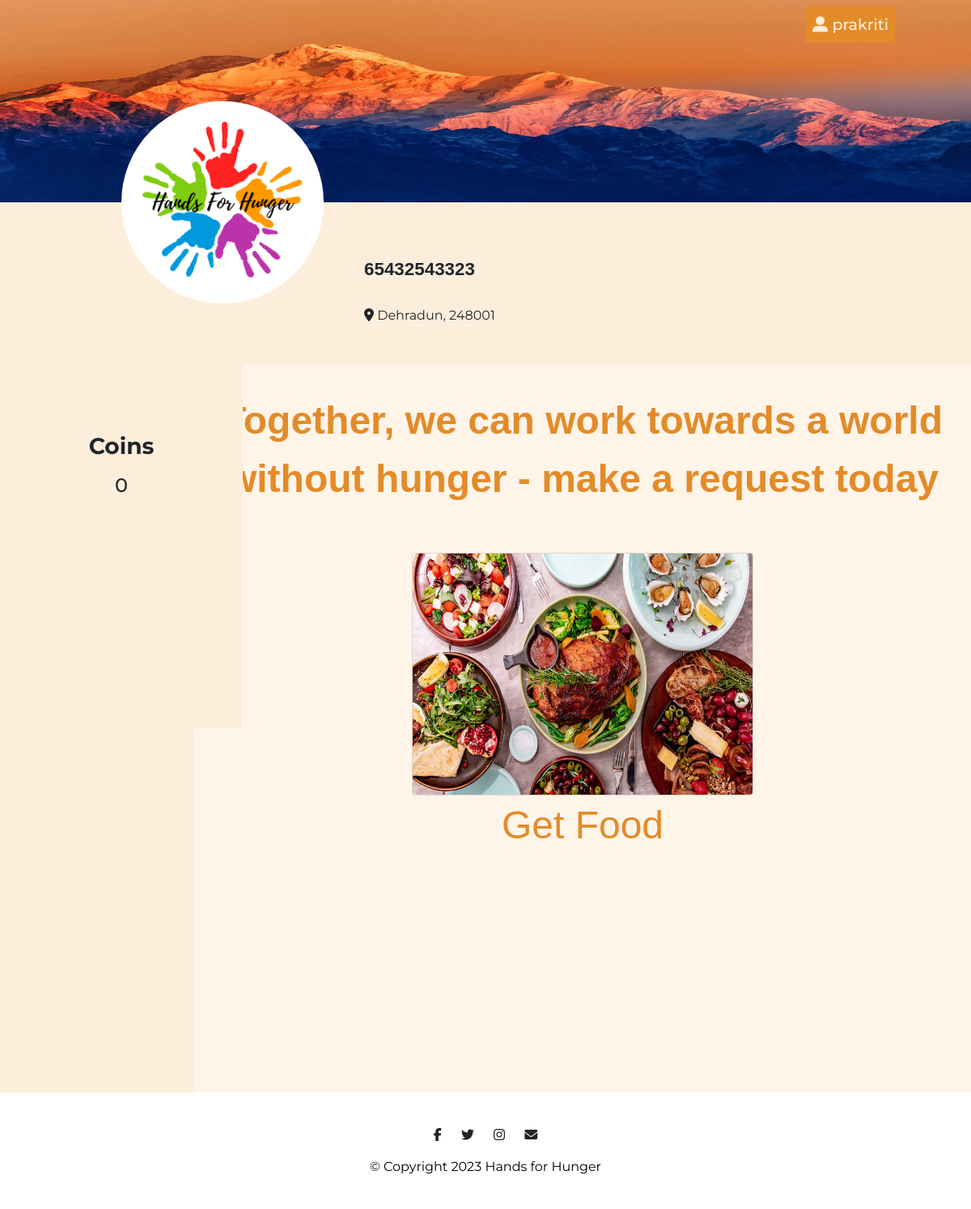
/ngo_home/ (signed in), run on an earlier commit of the app's database.
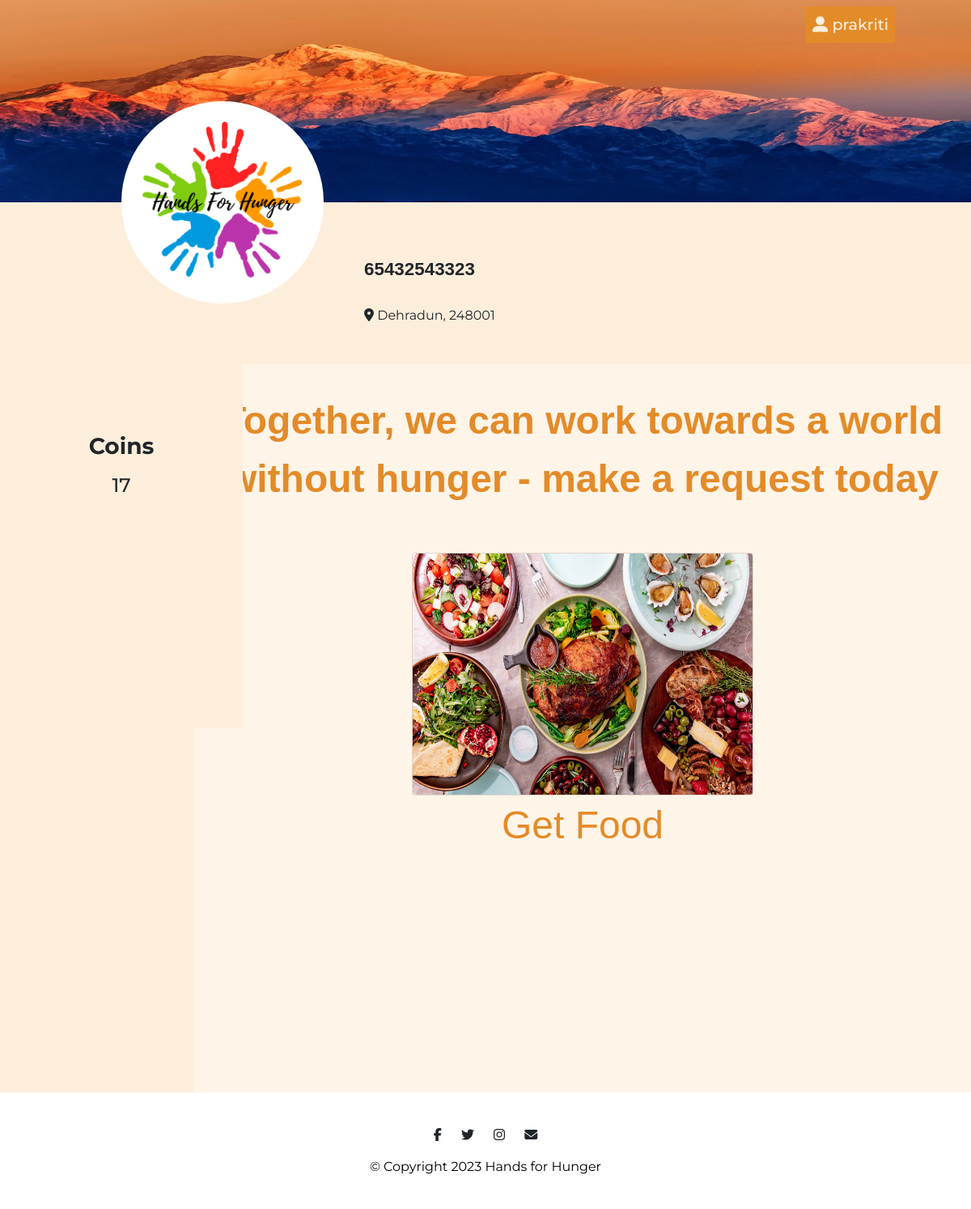
And on a later commit of the database.
### inventory/models.py (models this page shows, shortened)
class donor(AbstractUser):
    donor_name = models.CharField(max_length=255)
    email = models.EmailField(max_length=95)
    phone_no = models.IntegerField(default=123456789)
    points = models.PositiveBigIntegerField(default=0)
    longitude = models.DecimalField(decimal_places=10,max_digits=15,default=0.000)
    latitude = models.DecimalField(decimal_places=10,max_digits=15,default=0.000)
    pincode = models.ForeignKey(pincode, on_delete=models.CASCADE,null=True)
    is_ngo = models.BooleanField(default=False)
    groups = models.ManyToManyField(Group, related_name='donor_groups')
    user_permissions = models.ManyToManyField(
        Permission,
        related_name='donor_user_permissions',
    )
    objects = DonorManager()

class pincode(models.Model):
    code = models.IntegerField(default=248001)
    city = models.CharField(max_length=250,default="es")
    state= models.CharField(max_length=250,default="qw")

### auth1/views.py (the view)
# urls.py: path("ngo_home/", views.ngo_home.as_view(), name="ngo_home"),
class ngo_home(TemplateView):
    template_name = "n_h.html"
    def get_context_data(self, **kwargs):
        context = super().get_context_data(**kwargs)
        context["title"] = "HandsForHunger | Home"
        return context

### auth1/templates/n_h.html (shortened to what this page needs)
{% load static %}
<!DOCTYPE html>
<html>
<head>
  <link rel="stylesheet" href="https://cdn.jsdelivr.net/npm/bootstrap@4.6.2/dist/css/bootstrap.min.css">
  <link rel="stylesheet" href="{% static 'css/styles1.css' %}">
</head>
<body>
    <section id="title-img">
        <div class="title row row-2">
            <div class="parent col-lg-12">
                <div class="inside container-fluid">
                    <nav class="navbar navbar-expand-lg navbar-dark">
                      <div class="collapse navbar-collapse" id="navbarSupportedContent">
                          <ul class="navbar-nav ml-auto">
                              <li class="nav-item">
                                <div class="dropdown">
                                    <button class="nav-link dropbtn"><i class='fas fa-user-alt'></i> {{ user.username }}</button>
                                </div>
                              </li>
                          </ul>
                      </div>
                    </nav>
                  </div>
                <img class="image1 title-image" height="250px" src="\static/images\mountain.jpeg" alt="mountain-mockup">
                <img class="image2" id="pp" src="\static/images/Hands For Hunger.png" alt="Profile pic">
                <h3 class="prof">{{ user.phone_no}}</h3>
                <h4 class="addr"><i class='fas fa-map-marker-alt'></i>   {{ user.pincode.city }}, {{ user.pincode.code }}</h4>
            </div>
        </div>
    </section>
    <section id="middle">
        <div class="mid float-container">
            <div class="float-child-1">
                <div class="data">
                    <div class="ach top-ach">
                        <h3>Coins</h3>
                        <h4>{{user.points}}</h4>
                    </div>
                </div>
            </div>
            <div class="float-child-2">
                <div class="tab">
                    <button class="tablinks active" onclick="openopt(event, 'Donation Request')"></button>
                </div>
                <div id="Donation Request" class="tabcontent active">
                    <div class="container-right row row-1">
                        <h1 class="qn">Together, we can work towards a world without hunger - make a request today</h1>
                        <div class="column">
                            <a href="{% url 'donations_list' %}">
                            <img class="card single_card" src="\static/images/ca1.png" alt="food" style="width:50%; margin-left: 25%; margin-right: 25%;">
                            <div class="imgb">
                                <button class="imgButton1">Get Food</button>
                            </div>
                        </a>
                        </div>
                    </div>
                </div>
            </div>
        </div>
    </section>
  <footer class="white-section" id="footer">
    <div class="container-fluid-1">
      <i class="social-icon fab fa-facebook-f"></i>
      <i class="social-icon fab fa-twitter"></i>
      <i class="social-icon fab fa-instagram"></i>
      <i class="social-icon fas fa-envelope"></i>
      <p>© Copyright 2023 Hands for Hunger</p>
    </div>
  </footer>
</body>
</html>

### auth1/static/css/styles1.css (style rules this page uses)
body { font-family: 'Montserrat' , sans-serif; }
.container-fluid { padding: 2% 5% 2%; }
h1 { font-family: 'Montserrat', sans-serif; font-weight: 900; font-size: 3.5rem; line-height: 1.5; }
h3 { font-family: 'Montserrat' , sans-serif; font-weight: 700; text-align: center; padding-bottom: 3%; padding-top: 7%; }
p { color: #000; }
#title-img { width: 100%; }
.title-image { position: relative; background-size: cover; background-position: center; width: 100%; z-index: 0; }
.inside { position: absolute; z-index: 1; }
.inside .dropbtn { background-color: transparent; }
.container-fluid { padding: 0% 5% 0%; }
.title { width: auto; background-color: #FDEEDC; height: 450px; }
#pp { border-radius: 50%; background-color: #fff; object-fit: scale-down; object-position: center; border: 6px solid #fff; }
.parent { position: relative; top: 0; left: 0; }
.image1 { position: relative; top: 0; left: 0; }
.image2 { width: 250px; object-fit: scale-down; position: absolute; top: 125px; left: 150px; border: 1px solid #fff; }
.prof { font-weight: 600; font-size: 1.4rem; font-family: Arial, Helvetica, sans-serif; position: absolute; top: 236px; left: 450px; }
.addr { font-weight: 400; font-size: 1rem; position: absolute; top: 380px; left: 450px; }
.row { margin-left: 0%; margin-right: 0%; }
.col-lg-12 { padding-left: 0%; padding-right: 0%; }
.float-container { padding: 0; }
.float-child-1 { height: 900px; background-color: #FDEEDC; width: 20%; float: left; padding: 0; }
.float-child-2 { height: 900px; background-color: #FFF4E8; width: 80%; float: left; padding: 0; }
.mid { background-color: #FFF4E8; height: 900px; }
.data { position: absolute; background-color: #FDEEDC; width: 300px; height: 450px; text-align: center; }
.ach { padding-top: 1rem; padding-bottom: 1rem; font-size: 1.5rem; }
h4 { font-size: 1.5rem; }
.top-ach { padding-top: 4rem; }
.qn { color: #E38B29; text-align: center; font-size: 3rem; font-weight: 900; font-family: Arial, Helvetica, sans-serif; }
.column { flex: 33.33%; padding: 5%; padding-bottom: 0%; }
.card { height: 300px; width: 150px; background: transparent; background-image: none; }
.imgb { text-align: center; }
.imgButton1 { outline: none; border: none; text-align: center; color: #E38B29; border: none; font-family: Arial, Helvetica, sans-serif; font-weight: 500; font-size: 3rem; background-color: transparent; }
.dropbtn { color: white; padding-top: 8px; font-size: 16px; border: none; }
.dropdown { background-color: #E38B29; position: relative; display: inline-block; }
.tab { overflow: hidden; display: flex; justify-content: space-between; background-color: #FDEEDC; text-align: center; }
.tab button { flex: 1; text-align: center; background-color: inherit; float: left; border: none; outline: none; cursor: pointer; padding: 14px 16px; transition: 0.3s; font-size: 17px; }
.tab button.active { background-color: #FFF4E8; }
.tabcontent { display: none; padding: 6px 12px; border-top: none; }
.nav-item { padding: 0 18px; }
.nav-link { font-family: 'Montserrat'; font-weight: 500; -webkit-text-fill-color: #FDEEDC; font-size: 1.2rem; }
#footer { text-align: center; background-color: #fff; }
.container-fluid-1 { padding: 2% 5% 2%; }
.social-icon { margin: 20px 10px; }

What changed in the data, as far as the page shows it:
changed donor "prakriti": points "0" → "17"
